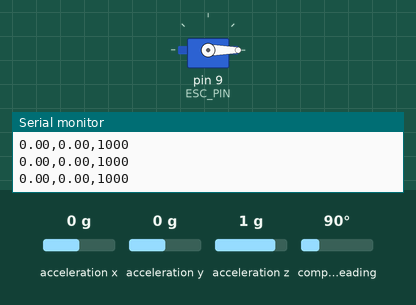
Bench run of a sketch on a simulated Arduino Uno, built with avr-gcc and run on an emulated ATmega328P. Parts: servo, the last lines printed to the serial monitor. Inputs (shaded band) come from the test bench; at power-on: acceleration x 0 g, acceleration y 0 g, acceleration z 1 g, compass heading 90°.

Above: at 3.2 s.
3.3 s: acceleration x set to 0.8 g
At 5.7 s:
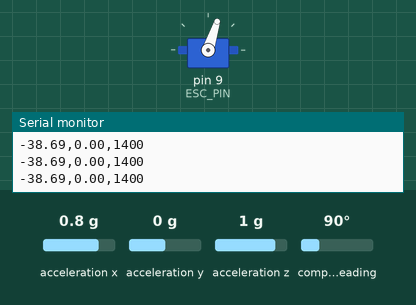
6.0 s: acceleration x set to -1.4 g
At 6.86 s:
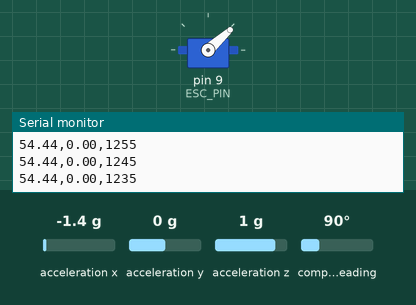
Timing chart, 0 to 9.0 s (numbered marks = the images above; inputs shaded):
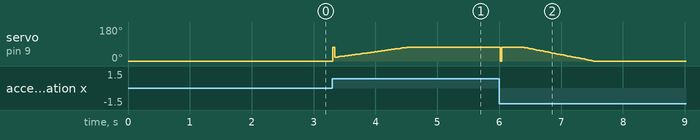

The sketch:

1_axis_PID.ino
```cpp
// Auguste Brown

#include <Servo.h>
#include <Wire.h>
#include <Adafruit_Sensor.h>
#include <Adafruit_BNO055.h>
#include <utility/imumaths.h>

Adafruit_BNO055 bno = Adafruit_BNO055(55, 0x28);

// assign constants
Servo ESC;
int ESC_PIN = 9;
int PWM_MIN = 1000;
int PWM_MAX = 2000;
const float delta_t = 25; //ms
const int total_t = 10; //sec
const int num_samples = 1000 * total_t / delta_t;
//float max_thrust = 2 * 9.81;

float theta;
float angular_v = 0;
float sum = 0;
int i = 0;


// converts input number from degrees into radians
float degrees_to_radians(float degrees) {
    return degrees * (2 * 3.14159 / 360);
}

int controller() {
    float Kp = 2.5;
    float Kd = 0.6;
    float Ki = 0.18;

    sum += theta;

    int output = (Kp * -theta) + (Kd * -angular_v) + (Ki * -sum);
    output = constrain(output, 0, 400);

    return output + PWM_MIN;
}

void setup() {
    Serial.begin(9600);
    ESC.attach(ESC_PIN, PWM_MIN, PWM_MAX);
    ESC.writeMicroseconds(PWM_MIN);

    /* Initialise the sensor */
    if(!bno.begin())
    {
      /* There was a problem detecting the BNO055 ... check your connections */
      Serial.print("Ooops, no BNO055 detected ... Check your wiring or I2C ADDR!");
      while(1);
    }

    delay(1000);

    bno.setExtCrystalUse(true);
    delay(1000);
}

sensors_event_t event;

void loop() {
    if (i >= 0 and i < num_samples){
      bno.getEvent(&event);

      float old_theta = theta;
      theta = -event.orientation.y;

      if (i > 0){
        angular_v = (theta - old_theta) / (delta_t / 1000);
      }
      else {
        angular_v = 0;
      }

      int motor_output = controller();

      ESC.writeMicroseconds(motor_output);


      Serial.print(theta);
      Serial.print(",");
      Serial.print(angular_v);
      Serial.print(",");
      Serial.println(motor_output);
    }
    else {
      ESC.writeMicroseconds(PWM_MIN);
    }

    i++;
    delay(delta_t);
}
```
